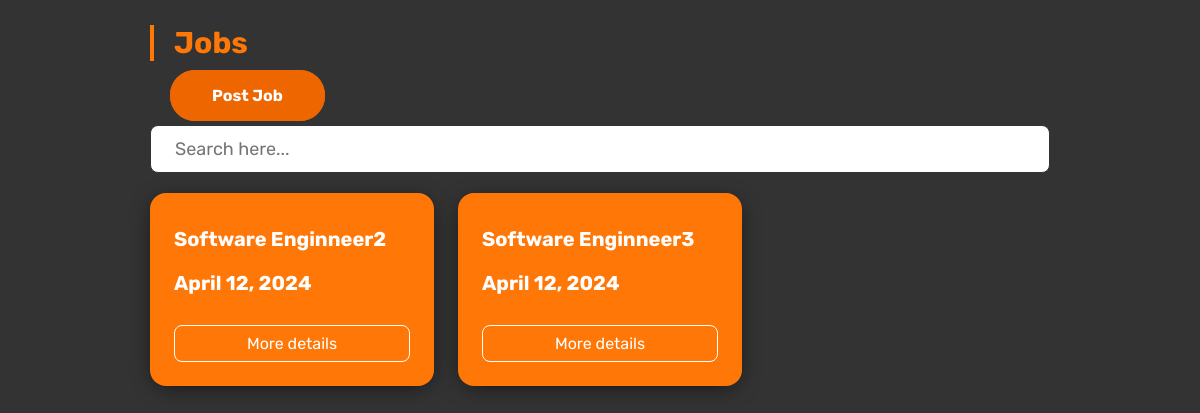
Page /recruteur/myjobs/ (signed in) on the committed database.
### jobs/models.py (models this page shows, shortened)
class Post(models.Model):
    job_title = models.CharField(max_length=100)
    job_type = models.CharField(max_length=100)
    job_location = models.CharField(max_length=100)
    description = models.TextField()
    salary = models.IntegerField(null=True, blank=True)
    publication_data = models.DateField(default=timezone.now)
    requirements = models.TextField()
    recruiter = models.ForeignKey(User, on_delete=models.CASCADE)

### jobs/views.py (the view)
# urls.py: path('recruteur/myjobs/', MyJobListView.as_view(), name='my_jobs'),
class MyJobListView(LoginRequiredMixin, UserPassesTestMixin, ListView):
    model = Post
    template_name = "jobs/my_jobs.html"  # <app>/<model>_<viewtype>.html
    context_object_name = "jobs"
    ordering = ["-publication_data"]
    login_url = "users:login"
    def test_func(self):
        return self.request.user.is_recruiter
    def get_queryset(self):
        queryset = super().get_queryset()
        queryset = queryset.filter(recruiter=self.request.user)
        return queryset

### jobs/templates/jobs/my_jobs.html (shortened to what this page needs)
{% load static %}
<!DOCTYPE html>
<html lang="en">
<head>
    <link rel="stylesheet" href="{% static 'cssfiles/jobscss.css' %}">
</head>
<body class="bodyy">
    <div class="jobs-list-container">
        <h2>Jobs</h2>
    <div class="jobs-list-container">
        <a class="post-job" href="{% url 'jobs:job_create' %}">Post Job</a>
    </div>
        <input class="job-search" type="text" placeholder="Search here..." oninput="filterJobs(this.value)" />
        <div class="jobs">
            {% for job in jobs %}
            <div class="job">
                <h3 class="job-title">{{job.job_title}}</h3>
                <h4 class="job-title">{{job.publication_data}}</h4>
                <a href="{% url 'jobs:job_description' job.id %}" class="details-btn">More details</a>
            </div>
            {% endfor %}
        </div>
    </div>
</body>
</html>
</head>
<body>
</body>
</html>

### jobs/static/cssfiles/jobscss.css (style rules this page uses)
.bodyy { background-color: #333; }
.jobs-list-container { max-width: 900px; margin: 20px auto; font-family: "Rubik", sans-serif; }
.jobs-list-container h2 { font-size: 30px; border-left: 4px solid #ff7707; padding-left: 20px; color: #ff7707; }
.jobs-list-container .jobs { display: grid; grid-template-columns: 1fr 1fr 1fr; gap: 24px; }
.jobs-list-container .job { box-shadow: 0 4px 24px -8px rgb(13, 0, 0); padding: 24px; border-radius: 16px; position: relative; display: flex; flex-direction: column; transition: all 400ms ease; background-color: #ff7707; }
.jobs-list-container .job-title { font-size: 20px; padding: 10px 0; margin: 0; color: #fff; }
.jobs-list-container .details-btn { text-decoration: none; border: 1px solid #fff; color: #fff; padding: 8px 16px; border-radius: 8px; text-align: center; margin-top: 20px; transition: all 400ms ease; }
.jobs-list-container .job-search { width: 100%; padding: 12px 24px; font-size: 18px; font-family: "Rubik", sans-serif; box-sizing: border-box; border: 1px solid #333; border-radius: 8px; margin-bottom: 20px; }
a.post-job { width:500px; padding: 14px 40px; text-align: center; margin: 20px ; border-radius: 25px; font-weight: bold; border:2px solid #E60 ; background-color:#E60 ; color: #fff; cursor: pointer; transition: background 0.5s; text-decoration: none; }

### rows in the picture
Post: job_title "Software Enginneer2", publication_data "April 12, 2024"
Post: job_title "Software Enginneer3", publication_data "April 12, 2024"
